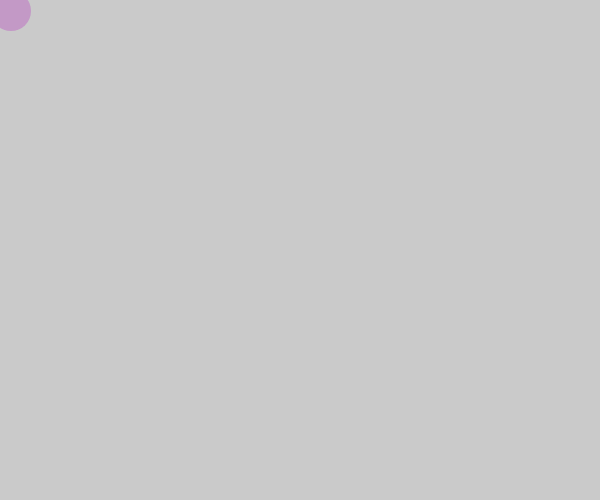
Frame 1 (no input)
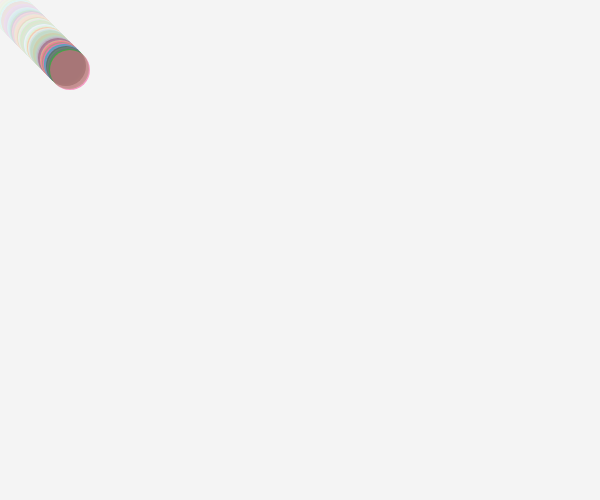
Frame 60 (no input)
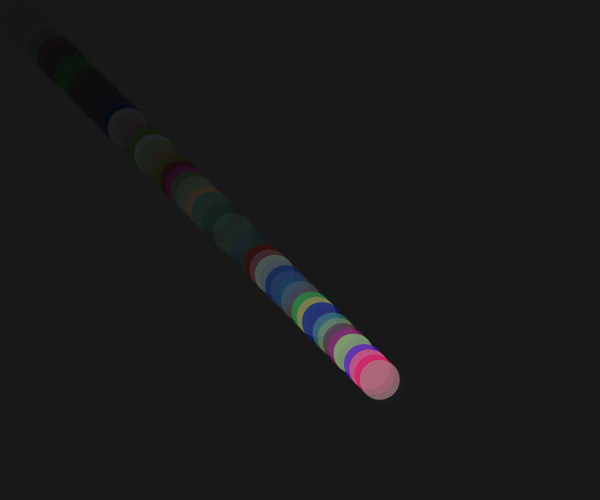
Frame 120 (the mouse pressed at the canvas centre since frame 60)

The p5.js sketch that drew these frames (run headless with seeded random() and noise() and a simulated clock; from frame 60 on, the mouse is pressed at the canvas centre):

// p5.js sketch
// ── sketch.js


var ball = {};
ball.width = 40;
ball.x = 10;
ball.y = 10;
ball.delta_x = 1;
ball.delta_y = 1;
ball.scale_x = 1;
ball.scale_y = 1;

var on = false;

var color1, color2, color3, color4, color5;

function setup() {
    createCanvas(windowWidth/2, windowHeight/2);
    background( 200, 200, 200);
}



function draw() {

    ball.x += ball.delta_x * ball.scale_x;
    ball.y += ball.delta_y * ball.scale_y;


    if (ball.x >= width || ball.x <= 0) {
        ball.delta_x = -1 * ball.delta_x;
    }
    if (ball.y >= height || ball.y <= 0) {
        ball.delta_y = -1 * ball.delta_y;
    }

    color1 = random(0,250);
    color2 = random(0,250);
    color3 = random(0,250);
    color4 = random(0,250);
    color5 = random(0,250);

    noStroke();
    fill(color1, color2, color3, color4, color5);
    ellipse(ball.x, ball.y, ball.width, ball.width);

    if ( mouseIsPressed ) {
        background( 0, 0, 0, 10);
    } else {
        background( 255, 255, 255, 10);
    }
}

function mousePressed() {
    ball.scale_x = map(mouseX, 0, width, 0.5, 10);
    ball.scale_y = map(mouseY, 0, height, 0.5, 10);
}
